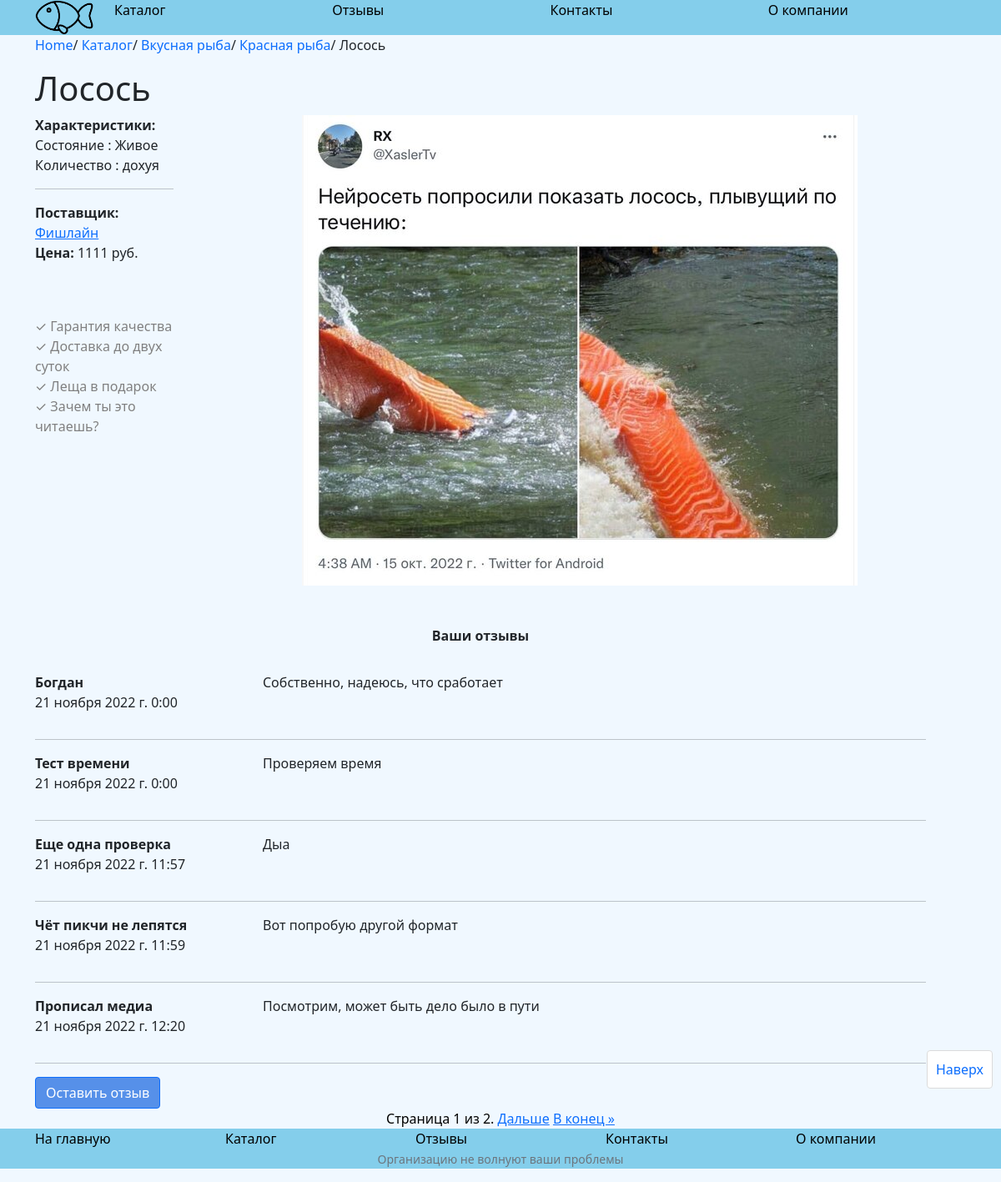
Before: /catalog/fish/losos with the older database file.
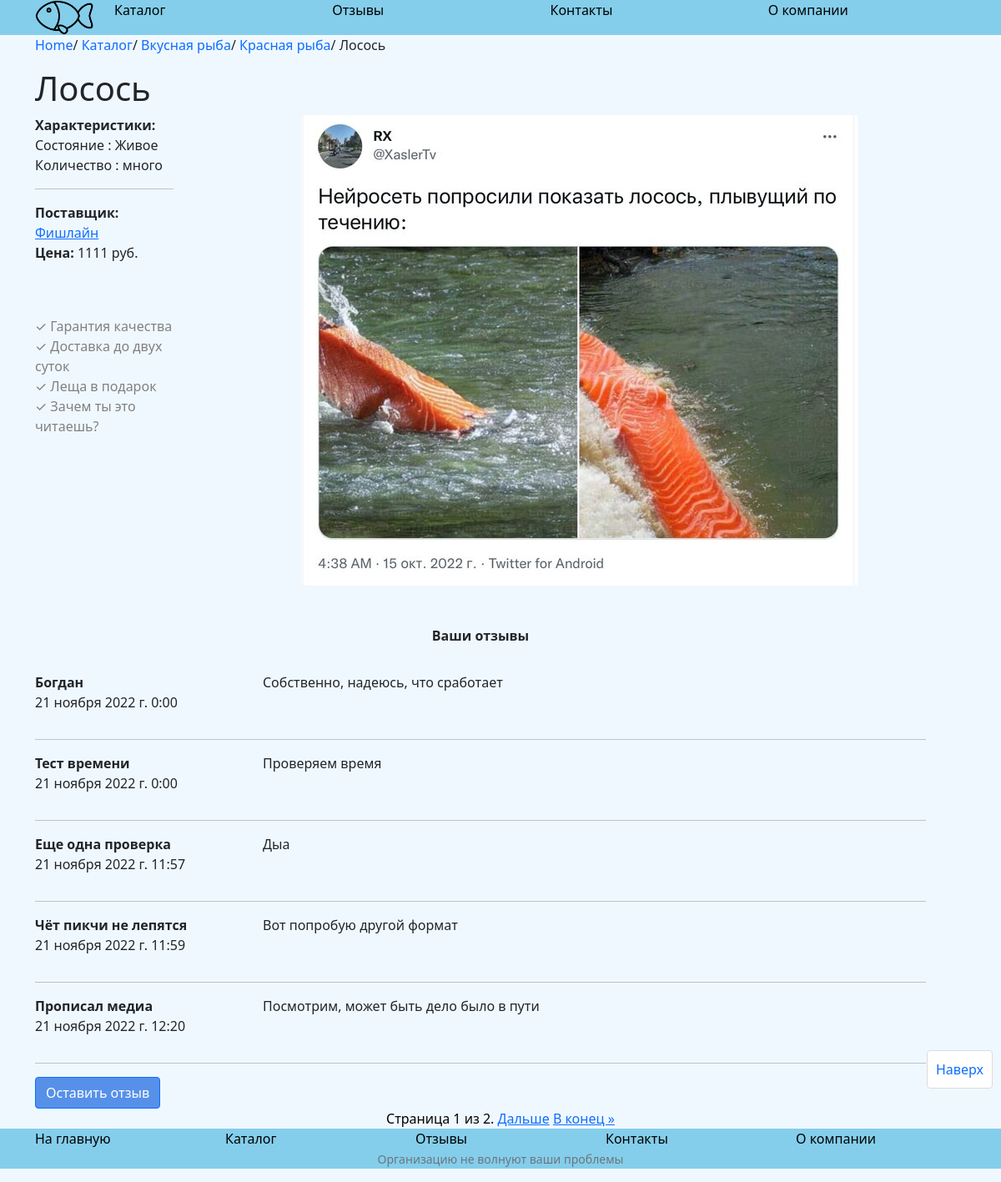
After: the same page with the newer database file.
### catalog/models.py (models this page shows, shortened)
class FilterInfo(models.Model):
    rel_attribute = models.ForeignKey(Attribute, on_delete=models.CASCADE)
    rel_fish = models.ForeignKey(Fish, on_delete=models.CASCADE)
    value = models.CharField(max_length=255, help_text="Значение")
    show = models.BooleanField(default=0)
    class Meta:
        ordering = ['rel_attribute']

class Attribute(models.Model):
    name = models.CharField(max_length=255, help_text="Название атрибута")
    CreateDate = models.DateField(auto_now_add=True)
    UpdateDate = models.DateField(auto_now=True, null=True)

### catalog/views.py (the view)
# urls.py: path('fish/<slug:slug>', views.FishDetailView, name = 'fish_detail'),
def FishDetailView (request, slug):
    if request.method == 'POST':
        form = FeedbackForm(request.POST, request.FILES)
        if form.is_valid():
            a = Feedback(
                name = form.cleaned_data["name"],
                body = form.cleaned_data["body"],
                image = form.cleaned_data["image"],
                fish = form.cleaned_data["fish"],
                date = datetime.now()
            )
            a.save()
            return HttpResponseRedirect('/nice/')
    else:
        form = FeedbackForm(initial = {'fish': Fish.objects.get(slug=slug)})
    try:
        fish = Fish.objects.get(slug=slug)
        shitfan = Feedback.objects.filter(fish = fish.id)
        paginator = Paginator(shitfan,5)
        page_number = request.GET.get('page')
        page_obj = paginator.get_page(page_number)
    except Fish.DoesNotExist:
            raise Http404()
    return render (request,'fish_detail.html',{'fish':fish, 'shitfan':page_obj, 'form':form})

### catalog/models.py (called while the page is built)
    def __str__(self):
        return self.name

### catalog/templates/fish_detail.html (shortened to what this page needs)
{% extends "base.html" %}
{% block breadcrumbs %}
<div class="breadcrumb">
  <div class="container">
    <div class="row">
      <div class="col">
        <a href="/">Home</a>/
        <a href="{% url 'catalog' %}">Каталог</a>/
        {% if fish.category.parent %}
        <a href="/catalog/{{fish.category.parent.slug}}">{{fish.category.parent.name}}</a>/
        {% endif %}
        <a href="/catalog/{{ fish.category.slug }}">{{fish.category.name}}</a>/
        {{fish.name}}
      </div>
    </div>
  </div>
</div>
{% endblock %}
{% block content %}
{% load static %}
<div class="container">
  <div class="row">
    <h1>{{ fish.name }}</h1>
    <div class="col-2 fish-beauty">
      <div class="col"><strong>Характеристики:</strong>
        {% for attr in fish.filterinfo_set.all %}
        <div class="fish-attr">{{attr.rel_attribute.name}} : {{attr.value}}</div>
        {%endfor %}
      </div>
      <hr>
      <div class="col"><strong>Поставщик:</strong><a href="/provider/{{fish.provider.slug}}"> {{ fish.provider.name}}</a></div>
      <div class="col fish-price"><strong>Цена:</strong> {{ fish.price }} руб.</div>
      <div class="col features-list">
        <ul>
          <li> Гарантия качества</li>
          <li> Доставка до двух суток</li>
          <li> Леща в подарок</li>
          <li> Зачем ты это читаешь?</li>
        </ul>
      </div>
    </div>
    <div class="col fish-image">
      {% if fish.image %}
      <img src="/{{ fish.image }}">
      {% else %}
      <img src="{% static 'fish_placeholder.png' %}" alt="sample text">
      {% endif %}
    </div>
  </div>
</div>
<div class="container">
    <div class="col fish_feedback">
      <div class="col" style="text-align: center; margin-bottom: 2rem;">
        <strong>Ваши отзывы</strong>
      </div>
      {% if shitfan %}
      {% for shit in shitfan %}
      <div class="row">
        <div class="col-3">
          <strong>{{shit.name}}</strong>
          <p>{{shit.date}}</p>
        </div>
        <div class="col-6">{{shit.body}}</div>
      </div>
      <hr>
      {% endfor %}
      {% endif %}
      <button type="button" class="btn btn-primary" data-bs-toggle="modal" data-bs-target="#Feedback">
        Оставить отзыв
      </button>
    </div>
</div>
{% endblock %}
{% block pagination %}
{% include "includes/pagination/feedback.html" %}
{% endblock %}

Changed rows visible on the page:
changed FilterInfo "Количество": value "дохуя" → "много"
